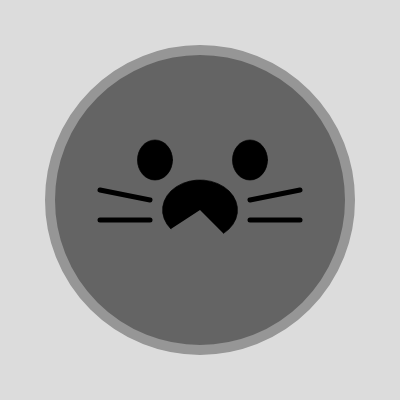
Frame 1 (no input)
Frame 2 (the mouse pressed at the canvas centre, redrawn once): identical to frame 1, image omitted

The p5.js sketch that drew this single still picture (run headless with seeded random() and noise() and a simulated clock; the mouse was pressed at the canvas centre and the sketch redrawn once):

// p5.js sketch
// ── sketch.js
function setup() {
  // create a canvas
  createCanvas(400, 400);

  // disable animation
  noLoop();
}

function draw() {
  background(220);
  //i want to draw a vampire face
  //the face - yellow circle
  fill(100,100,100)
  stroke(150,150,150)
  strokeWeight(10)
  circle(200,200,300)

  //draw the eyes
  fill("black")
  stroke("#000000")
  strokeWeight(0.7)

  //left eye 
  ellipse(155,160,35,40,40)

  //right eye 
  ellipse(250,160,35,40,40)

  //the mouth 
  // Bottom-right.
  arc(200, 210, 75, 60, 700, QUARTER_PI);

  stroke('black');
  strokeWeight(5);

  line(100, 190, 150, 200);
  line(100, 220, 150, 220)
  line(300, 190, 250, 200)
  line(300, 220, 250, 220)

 

  
}
